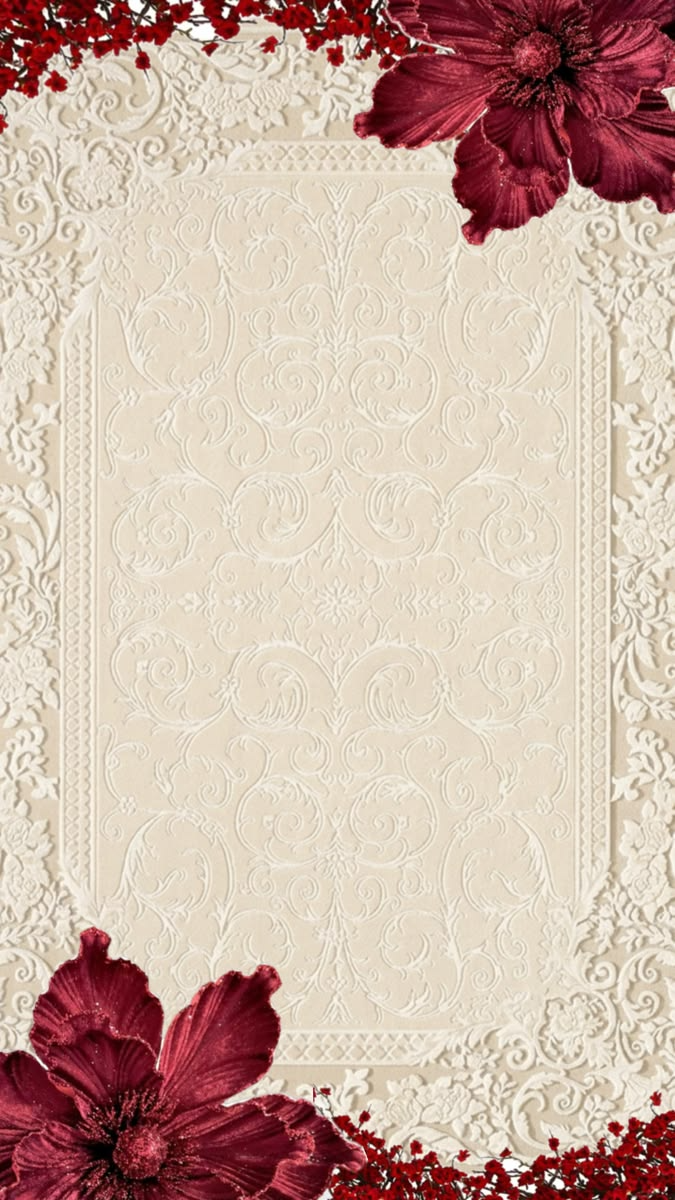
#> input picture docs/artwork/burgundy-floral-theme-v1.png, 675 x 1200 px
$ python -i compose_burgundy_opening.py   (imports and definitions only)
#> lines starting #> are read from the running program, lines starting #| are printed output that depends on the picture; after the words box and inside, x2 and y2 are one past the last pixel; in counts of white or black regions, pixels touching at a corner belong together
#> further down, picture is the input picture: shape (1200, 675, 3); mean B, G, R 167.7, 180.2, 205.2
"""Retexture the existing 4.8-second opening video with the supplied floral paper.

Preserves the earlier video's timing, full wax seal, fold shading and warm light.
The top paper follows the seal/flap pose; the output is one finished H.264 video.
Run from the repository root with Python, OpenCV, NumPy and FFmpeg available.
"""
from pathlib import Path
import json
import shutil
import subprocess

import cv2
import numpy as np

PROJECT = Path(__file__).resolve().parents[1]
PUBLIC = PROJECT / "public"
SOURCE = PUBLIC / "assets/media/envelope-opening-ah-v2.mp4"
PAPER = PUBLIC / "assets/images/burgundy-floral-theme-v1.webp"
OUTPUT = PUBLIC / "assets/media/envelope-opening-burgundy-v3.mp4"
POSTER = PUBLIC / "assets/images/envelope-poster-burgundy-v3.jpg"


def wax_mask(frame):
    hsv = cv2.cvtColor(frame, cv2.COLOR_BGR2HSV)
#> hsv: shape (1200, 675, 3); mean H, S, V 43.4, 64.4, 205.2
    red = cv2.inRange(hsv, np.array([0, 75, 10]), np.array([10, 255, 255]))
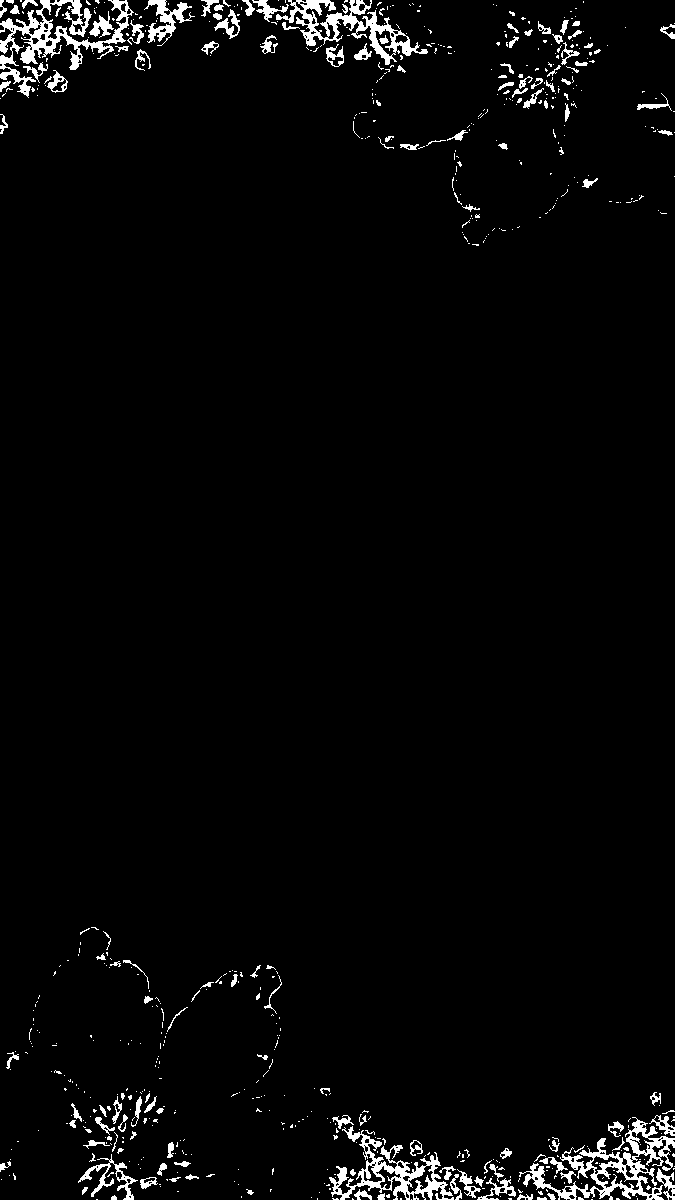
#> red: shape (1200, 675); 3% white; 658 white regions (522 under 20 px), largest, box (x1, y1, x2, y2) and area: (0, 0, 134, 98) 3355, (519, 1117, 675, 1200) 3338, (329, 1126, 454, 1200) 2543
    red |= cv2.inRange(hsv, np.array([160, 75, 10]), np.array([179, 255, 255]))
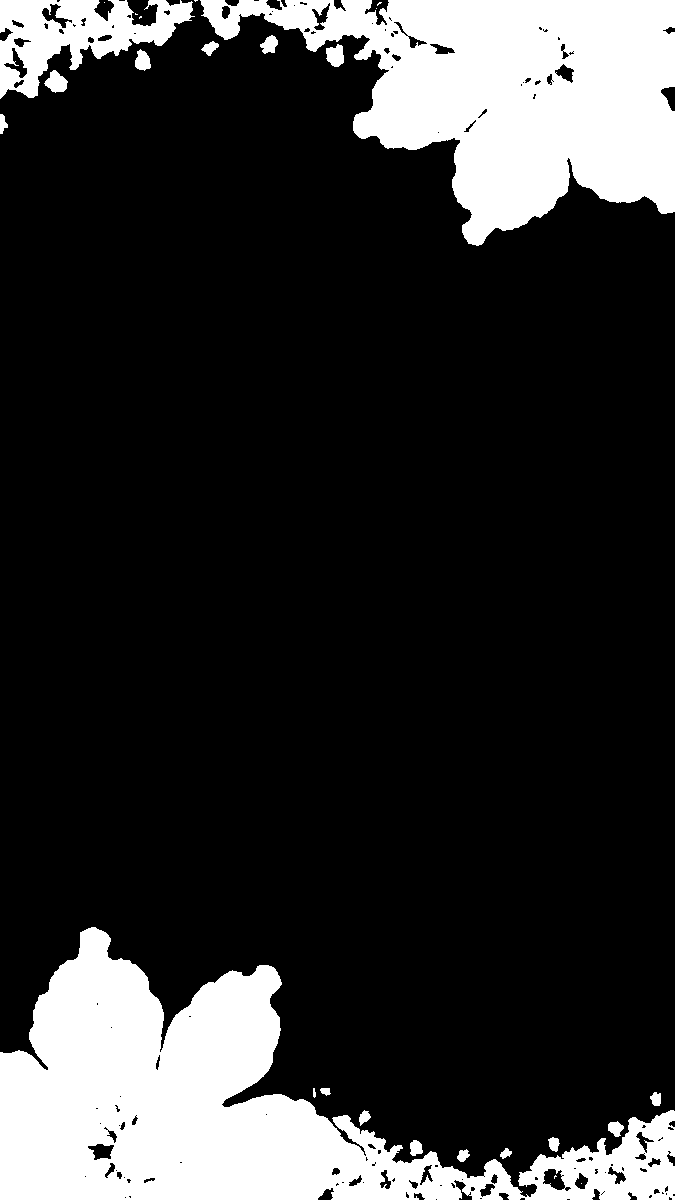
#> red: shape (1200, 675); 18.8% white; 26 white regions (8 under 20 px)
    contours, _ = cv2.findContours(red, cv2.RETR_EXTERNAL, cv2.CHAIN_APPROX_SIMPLE)
#> contours = 24 contours, 7 with area under 20; largest, box (x1, y1, x2, y2) and area: (0, 927, 675, 1200) 79732, (200, 0, 675, 246) 62422, (0, 0, 195, 99) 9598, (44, 70, 68, 93) 308, (326, 44, 344, 67) 278
    candidates = [c for c in contours if 160 < cv2.boundingRect(c)[2] < 400 and 110 < cv2.boundingRect(c)[3] < 350]
#> candidates = []
#> (the run stopped early here; a loop or call above may not have finished)
